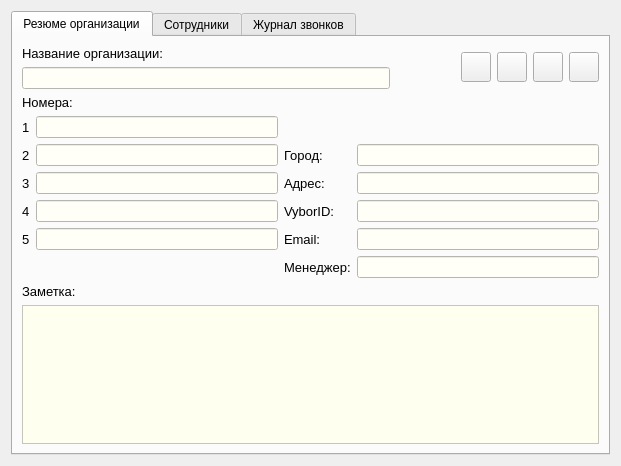
<?xml version="1.0" encoding="UTF-8"?>
<ui version="4.0">
 <class>ViewOrgContactDialog</class>
 <widget class="QDialog" name="ViewOrgContactDialog">
  <property name="geometry">
   <rect>
    <x>0</x>
    <y>0</y>
    <width>621</width>
    <height>466</height>
   </rect>
  </property>
  <property name="minimumSize">
   <size>
    <width>0</width>
    <height>0</height>
   </size>
  </property>
  <property name="maximumSize">
   <size>
    <width>16777215</width>
    <height>16777215</height>
   </size>
  </property>
  <property name="windowTitle">
   <string>Резюме организации</string>
  </property>
  <property name="windowIcon">
   <iconset resource="images.qrc">
    <normaloff>:/images/outcall-logo.png</normaloff>:/images/outcall-logo.png</iconset>
  </property>
  <layout class="QGridLayout" name="gridLayout_10">
   <item row="0" column="0">
    <widget class="QTabWidget" name="tabWidget_2">
     <property name="maximumSize">
      <size>
       <width>16777215</width>
       <height>16777215</height>
      </size>
     </property>
     <property name="focusPolicy">
      <enum>Qt::TabFocus</enum>
     </property>
     <property name="currentIndex">
      <number>0</number>
     </property>
     <widget class="QWidget" name="tab">
      <attribute name="title">
       <string>Резюме организации</string>
      </attribute>
      <layout class="QGridLayout" name="gridLayout_3">
       <item row="0" column="0">
        <layout class="QGridLayout" name="gridLayout_7">
         <item row="0" column="2">
          <widget class="QPushButton" name="callButton">
           <property name="minimumSize">
            <size>
             <width>30</width>
             <height>30</height>
            </size>
           </property>
           <property name="maximumSize">
            <size>
             <width>30</width>
             <height>30</height>
            </size>
           </property>
           <property name="focusPolicy">
            <enum>Qt::StrongFocus</enum>
           </property>
           <property name="toolTip">
            <string>Позвонить</string>
           </property>
           <property name="text">
            <string/>
           </property>
           <property name="icon">
            <iconset resource="images.qrc">
             <normaloff>:/images/makeCall.png</normaloff>:/images/makeCall.png</iconset>
           </property>
           <property name="iconSize">
            <size>
             <width>27</width>
             <height>27</height>
            </size>
           </property>
           <property name="autoDefault">
            <bool>false</bool>
           </property>
          </widget>
         </item>
         <item row="0" column="4">
          <widget class="QPushButton" name="addReminderButton">
           <property name="minimumSize">
            <size>
             <width>30</width>
             <height>30</height>
            </size>
           </property>
           <property name="maximumSize">
            <size>
             <width>30</width>
             <height>30</height>
            </size>
           </property>
           <property name="focusPolicy">
            <enum>Qt::StrongFocus</enum>
           </property>
           <property name="toolTip">
            <string>Добавить напоминание</string>
           </property>
           <property name="text">
            <string/>
           </property>
           <property name="icon">
            <iconset resource="images.qrc">
             <normaloff>:/images/reminders.png</normaloff>:/images/reminders.png</iconset>
           </property>
           <property name="iconSize">
            <size>
             <width>27</width>
             <height>27</height>
            </size>
           </property>
           <property name="autoDefault">
            <bool>false</bool>
           </property>
          </widget>
         </item>
         <item row="0" column="3">
          <widget class="QPushButton" name="openAccessButton">
           <property name="minimumSize">
            <size>
             <width>30</width>
             <height>30</height>
            </size>
           </property>
           <property name="maximumSize">
            <size>
             <width>30</width>
             <height>30</height>
            </size>
           </property>
           <property name="toolTip">
            <string>Заказы</string>
           </property>
           <property name="text">
            <string/>
           </property>
           <property name="icon">
            <iconset resource="images.qrc">
             <normaloff>:/images/orders.png</normaloff>:/images/orders.png</iconset>
           </property>
           <property name="iconSize">
            <size>
             <width>27</width>
             <height>27</height>
            </size>
           </property>
           <property name="autoDefault">
            <bool>false</bool>
           </property>
          </widget>
         </item>
         <item row="0" column="1">
          <spacer name="horizontalSpacer">
           <property name="orientation">
            <enum>Qt::Horizontal</enum>
           </property>
           <property name="sizeHint" stdset="0">
            <size>
             <width>149</width>
             <height>41</height>
            </size>
           </property>
          </spacer>
         </item>
         <item row="0" column="6">
          <widget class="QPushButton" name="editButton">
           <property name="minimumSize">
            <size>
             <width>30</width>
             <height>30</height>
            </size>
           </property>
           <property name="maximumSize">
            <size>
             <width>30</width>
             <height>30</height>
            </size>
           </property>
           <property name="focusPolicy">
            <enum>Qt::StrongFocus</enum>
           </property>
           <property name="toolTip">
            <string>Редактировать контакт</string>
           </property>
           <property name="text">
            <string/>
           </property>
           <property name="icon">
            <iconset resource="images.qrc">
             <normaloff>:/images/edit.png</normaloff>:/images/edit.png</iconset>
           </property>
           <property name="iconSize">
            <size>
             <width>27</width>
             <height>27</height>
            </size>
           </property>
           <property name="autoDefault">
            <bool>false</bool>
           </property>
          </widget>
         </item>
         <item row="0" column="0">
          <layout class="QGridLayout" name="gridLayout_2">
           <item row="1" column="0">
            <widget class="QLineEdit" name="orgName">
             <property name="minimumSize">
              <size>
               <width>368</width>
               <height>0</height>
              </size>
             </property>
             <property name="styleSheet">
              <string notr="true">*{
background-color: #fffff8;
}</string>
             </property>
             <property name="readOnly">
              <bool>true</bool>
             </property>
            </widget>
           </item>
           <item row="0" column="0">
            <widget class="QLabel" name="label_3">
             <property name="font">
              <font>
               <pointsize>10</pointsize>
              </font>
             </property>
             <property name="text">
              <string>Название организации:</string>
             </property>
            </widget>
           </item>
          </layout>
         </item>
        </layout>
       </item>
       <item row="1" column="0">
        <layout class="QGridLayout" name="gridLayout">
         <item row="3" column="2">
          <widget class="QLabel" name="label_10">
           <property name="font">
            <font>
             <pointsize>10</pointsize>
            </font>
           </property>
           <property name="text">
            <string>Адрес:</string>
           </property>
          </widget>
         </item>
         <item row="4" column="1">
          <widget class="QLineEdit" name="fourthNumber">
           <property name="styleSheet">
            <string notr="true">*{
background-color: #fffff8;
}</string>
           </property>
           <property name="readOnly">
            <bool>true</bool>
           </property>
          </widget>
         </item>
         <item row="4" column="2">
          <widget class="QLabel" name="label_11">
           <property name="font">
            <font>
             <pointsize>10</pointsize>
            </font>
           </property>
           <property name="text">
            <string>VyborID:</string>
           </property>
          </widget>
         </item>
         <item row="1" column="0">
          <widget class="QLabel" name="label_6">
           <property name="font">
            <font>
             <pointsize>10</pointsize>
            </font>
           </property>
           <property name="text">
            <string>1</string>
           </property>
          </widget>
         </item>
         <item row="5" column="2">
          <widget class="QLabel" name="label_12">
           <property name="font">
            <font>
             <pointsize>10</pointsize>
            </font>
           </property>
           <property name="text">
            <string>Email:</string>
           </property>
          </widget>
         </item>
         <item row="2" column="3">
          <widget class="QLineEdit" name="city">
           <property name="styleSheet">
            <string notr="true">*{
background-color: #fffff8;
}</string>
           </property>
           <property name="readOnly">
            <bool>true</bool>
           </property>
          </widget>
         </item>
         <item row="4" column="0">
          <widget class="QLabel" name="label_18">
           <property name="font">
            <font>
             <pointsize>10</pointsize>
            </font>
           </property>
           <property name="text">
            <string>4</string>
           </property>
          </widget>
         </item>
         <item row="0" column="0" colspan="2">
          <widget class="QLabel" name="label_5">
           <property name="font">
            <font>
             <pointsize>10</pointsize>
            </font>
           </property>
           <property name="text">
            <string>Номера:</string>
           </property>
          </widget>
         </item>
         <item row="5" column="3">
          <widget class="QLineEdit" name="email">
           <property name="styleSheet">
            <string notr="true">*{
background-color: #fffff8;
}</string>
           </property>
           <property name="readOnly">
            <bool>true</bool>
           </property>
          </widget>
         </item>
         <item row="4" column="3">
          <widget class="QLineEdit" name="vyborId">
           <property name="styleSheet">
            <string notr="true">*{
background-color: #fffff8;
}</string>
           </property>
           <property name="readOnly">
            <bool>true</bool>
           </property>
          </widget>
         </item>
         <item row="3" column="3">
          <widget class="QLineEdit" name="address">
           <property name="styleSheet">
            <string notr="true">*{
background-color: #fffff8;
}</string>
           </property>
           <property name="readOnly">
            <bool>true</bool>
           </property>
          </widget>
         </item>
         <item row="2" column="1">
          <widget class="QLineEdit" name="secondNumber">
           <property name="styleSheet">
            <string notr="true">*{
background-color: #fffff8;
}</string>
           </property>
           <property name="readOnly">
            <bool>true</bool>
           </property>
          </widget>
         </item>
         <item row="3" column="1">
          <widget class="QLineEdit" name="thirdNumber">
           <property name="styleSheet">
            <string notr="true">*{
background-color: #fffff8;
}</string>
           </property>
           <property name="readOnly">
            <bool>true</bool>
           </property>
          </widget>
         </item>
         <item row="6" column="3">
          <widget class="QLineEdit" name="employe">
           <property name="styleSheet">
            <string notr="true">*{
background-color: #fffff8;
}</string>
           </property>
           <property name="readOnly">
            <bool>true</bool>
           </property>
          </widget>
         </item>
         <item row="3" column="0">
          <widget class="QLabel" name="label_8">
           <property name="font">
            <font>
             <pointsize>10</pointsize>
            </font>
           </property>
           <property name="text">
            <string>3</string>
           </property>
          </widget>
         </item>
         <item row="5" column="1">
          <widget class="QLineEdit" name="fifthNumber">
           <property name="styleSheet">
            <string notr="true">*{
background-color: #fffff8;
}</string>
           </property>
           <property name="readOnly">
            <bool>true</bool>
           </property>
          </widget>
         </item>
         <item row="5" column="0">
          <widget class="QLabel" name="label_19">
           <property name="font">
            <font>
             <pointsize>10</pointsize>
            </font>
           </property>
           <property name="text">
            <string>5</string>
           </property>
          </widget>
         </item>
         <item row="2" column="0">
          <widget class="QLabel" name="label_7">
           <property name="font">
            <font>
             <pointsize>10</pointsize>
            </font>
           </property>
           <property name="text">
            <string>2</string>
           </property>
          </widget>
         </item>
         <item row="1" column="1">
          <widget class="QLineEdit" name="firstNumber">
           <property name="styleSheet">
            <string notr="true">*{
background-color: #fffff8;
}</string>
           </property>
           <property name="readOnly">
            <bool>true</bool>
           </property>
          </widget>
         </item>
         <item row="6" column="2">
          <widget class="QLabel" name="label_15">
           <property name="font">
            <font>
             <pointsize>10</pointsize>
            </font>
           </property>
           <property name="text">
            <string>Менеджер:</string>
           </property>
          </widget>
         </item>
         <item row="2" column="2">
          <widget class="QLabel" name="label_9">
           <property name="font">
            <font>
             <pointsize>10</pointsize>
            </font>
           </property>
           <property name="text">
            <string>Город:</string>
           </property>
          </widget>
         </item>
        </layout>
       </item>
       <item row="2" column="0">
        <layout class="QGridLayout" name="gridLayout_4">
         <item row="0" column="0">
          <widget class="QLabel" name="label_17">
           <property name="font">
            <font>
             <pointsize>10</pointsize>
            </font>
           </property>
           <property name="text">
            <string>Заметка:</string>
           </property>
          </widget>
         </item>
         <item row="1" column="0" colspan="3">
          <widget class="QTextEdit" name="comment">
           <property name="focusPolicy">
            <enum>Qt::StrongFocus</enum>
           </property>
           <property name="styleSheet">
            <string notr="true">*{
background-color: #fffff0;
}</string>
           </property>
           <property name="undoRedoEnabled">
            <bool>false</bool>
           </property>
           <property name="readOnly">
            <bool>true</bool>
           </property>
          </widget>
         </item>
        </layout>
       </item>
      </layout>
     </widget>
     <widget class="QWidget" name="tab_2">
      <attribute name="title">
       <string>Сотрудники</string>
      </attribute>
      <layout class="QGridLayout" name="gridLayout_6">
       <item row="0" column="0">
        <widget class="QWidget" name="widget" native="true">
         <property name="minimumSize">
          <size>
           <width>0</width>
           <height>0</height>
          </size>
         </property>
         <layout class="QGridLayout" name="gridLayout_9">
          <item row="0" column="0">
           <layout class="QGridLayout" name="gridLayout_8">
            <item row="0" column="0">
             <layout class="QHBoxLayout" name="horizontalLayout_2">
              <property name="bottomMargin">
               <number>6</number>
              </property>
              <item>
               <widget class="QComboBox" name="comboBox">
                <property name="minimumSize">
                 <size>
                  <width>190</width>
                  <height>27</height>
                 </size>
                </property>
                <property name="font">
                 <font>
                  <pointsize>10</pointsize>
                 </font>
                </property>
                <property name="focusPolicy">
                 <enum>Qt::StrongFocus</enum>
                </property>
                <property name="acceptDrops">
                 <bool>false</bool>
                </property>
                <property name="toolTip">
                 <string>Выберите столбец поиска</string>
                </property>
                <property name="whatsThis">
                 <string>Выберите столбец поиска</string>
                </property>
                <property name="autoFillBackground">
                 <bool>false</bool>
                </property>
                <property name="inputMethodHints">
                 <set>Qt::ImhNone</set>
                </property>
                <item>
                 <property name="text">
                  <string>Поиск по ФИО</string>
                 </property>
                </item>
                <item>
                 <property name="text">
                  <string>Поиск по номеру телефона</string>
                 </property>
                </item>
                <item>
                 <property name="text">
                  <string>Поиск по заметке</string>
                 </property>
                </item>
               </widget>
              </item>
              <item>
               <layout class="QHBoxLayout" name="horizontalLayout">
                <item>
                 <widget class="QLineEdit" name="lineEdit">
                  <property name="minimumSize">
                   <size>
                    <width>100</width>
                    <height>27</height>
                   </size>
                  </property>
                  <property name="maximumSize">
                   <size>
                    <width>230</width>
                    <height>16777215</height>
                   </size>
                  </property>
                  <property name="font">
                   <font>
                    <pointsize>10</pointsize>
                   </font>
                  </property>
                  <property name="cursor">
                   <cursorShape>IBeamCursor</cursorShape>
                  </property>
                  <property name="focusPolicy">
                   <enum>Qt::StrongFocus</enum>
                  </property>
                  <property name="toolTip">
                   <string>Поиск по таблице</string>
                  </property>
                  <property name="whatsThis">
                   <string>Поиск по таблице</string>
                  </property>
                  <property name="placeholderText">
                   <string>Поиск</string>
                  </property>
                 </widget>
                </item>
                <item>
                 <widget class="QPushButton" name="searchButton">
                  <property name="minimumSize">
                   <size>
                    <width>27</width>
                    <height>27</height>
                   </size>
                  </property>
                  <property name="maximumSize">
                   <size>
                    <width>27</width>
                    <height>27</height>
                   </size>
                  </property>
                  <property name="font">
                   <font>
                    <pointsize>10</pointsize>
                   </font>
                  </property>
                  <property name="focusPolicy">
                   <enum>Qt::StrongFocus</enum>
                  </property>
                  <property name="toolTip">
                   <string>Поиск</string>
                  </property>
                  <property name="text">
                   <string/>
                  </property>
                  <property name="icon">
                   <iconset resource="images.qrc">
                    <normaloff>:/images/search.png</normaloff>:/images/search.png</iconset>
                  </property>
                  <property name="iconSize">
                   <size>
                    <width>24</width>
                    <height>24</height>
                   </size>
                  </property>
                  <property name="autoDefault">
                   <bool>false</bool>
                  </property>
                 </widget>
                </item>
                <item>
                 <spacer name="horizontalSpacer_2">
                  <property name="orientation">
                   <enum>Qt::Horizontal</enum>
                  </property>
                  <property name="sizeHint" stdset="0">
                   <size>
                    <width>35</width>
                    <height>20</height>
                   </size>
                  </property>
                 </spacer>
                </item>
                <item>
                 <widget class="QPushButton" name="addPersonToOrg">
                  <property name="minimumSize">
                   <size>
                    <width>27</width>
                    <height>27</height>
                   </size>
                  </property>
                  <property name="maximumSize">
                   <size>
                    <width>27</width>
                    <height>27</height>
                   </size>
                  </property>
                  <property name="font">
                   <font>
                    <pointsize>10</pointsize>
                   </font>
                  </property>
                  <property name="focusPolicy">
                   <enum>Qt::StrongFocus</enum>
                  </property>
                  <property name="toolTip">
                   <string>Добавить сотрудника</string>
                  </property>
                  <property name="text">
                   <string/>
                  </property>
                  <property name="icon">
                   <iconset resource="images.qrc">
                    <normaloff>:/images/addPerson.png</normaloff>:/images/addPerson.png</iconset>
                  </property>
                  <property name="iconSize">
                   <size>
                    <width>30</width>
                    <height>30</height>
                   </size>
                  </property>
                  <property name="autoDefault">
                   <bool>false</bool>
                  </property>
                 </widget>
                </item>
               </layout>
              </item>
             </layout>
            </item>
            <item row="1" column="0">
             <widget class="QTableView" name="tableView">
              <property name="maximumSize">
               <size>
                <width>16777215</width>
                <height>16777215</height>
               </size>
              </property>
              <property name="focusPolicy">
               <enum>Qt::NoFocus</enum>
              </property>
              <property name="styleSheet">
               <string notr="true">QTableView { selection-color: black; selection-background-color: #18B7FF; }</string>
              </property>
              <property name="selectionBehavior">
               <enum>QAbstractItemView::SelectRows</enum>
              </property>
              <property name="sortingEnabled">
               <bool>false</bool>
              </property>
             </widget>
            </item>
           </layout>
          </item>
         </layout>
        </widget>
       </item>
      </layout>
     </widget>
     <widget class="QWidget" name="tab_3">
      <attribute name="title">
       <string>Журнал звонков</string>
      </attribute>
      <layout class="QGridLayout" name="gridLayout_12">
       <item row="0" column="0">
        <layout class="QGridLayout" name="gridLayout_11">
         <item row="0" column="3">
          <widget class="QLabel" name="label_14">
           <property name="text">
            <string> дней</string>
           </property>
          </widget>
         </item>
         <item row="0" column="1">
          <widget class="QLabel" name="label_13">
           <property name="text">
            <string>Показать звонки за последние:</string>
           </property>
          </widget>
         </item>
         <item row="0" column="2">
          <widget class="QComboBox" name="comboBox_days">
           <item>
            <property name="text">
             <string>7</string>
            </property>
           </item>
           <item>
            <property name="text">
             <string>14</string>
            </property>
           </item>
           <item>
            <property name="text">
             <string>30</string>
            </property>
           </item>
          </widget>
         </item>
         <item row="0" column="0">
          <spacer name="horizontalSpacer_3">
           <property name="orientation">
            <enum>Qt::Horizontal</enum>
           </property>
           <property name="sizeHint" stdset="0">
            <size>
             <width>40</width>
             <height>20</height>
            </size>
           </property>
          </spacer>
         </item>
        </layout>
       </item>
       <item row="1" column="0">
        <widget class="QTabWidget" name="tabWidget">
         <property name="minimumSize">
          <size>
           <width>0</width>
           <height>0</height>
          </size>
         </property>
         <property name="maximumSize">
          <size>
           <width>16777215</width>
           <height>21</height>
          </size>
         </property>
         <property name="currentIndex">
          <number>0</number>
         </property>
         <widget class="QWidget" name="tab_4">
          <attribute name="title">
           <string>Все звонки</string>
          </attribute>
         </widget>
         <widget class="QWidget" name="tab_5">
          <attribute name="title">
           <string>Пропущенные</string>
          </attribute>
         </widget>
         <widget class="QWidget" name="tab_6">
          <attribute name="title">
           <string>Входящие</string>
          </attribute>
         </widget>
         <widget class="QWidget" name="tab_7">
          <attribute name="title">
           <string>Исходящие</string>
          </attribute>
         </widget>
        </widget>
       </item>
       <item row="2" column="0">
        <widget class="QTableView" name="tableView_2">
         <property name="focusPolicy">
          <enum>Qt::NoFocus</enum>
         </property>
         <property name="styleSheet">
          <string notr="true">QTableView { selection-color: black; selection-background-color: #18B7FF; }</string>
         </property>
         <property name="selectionMode">
          <enum>QAbstractItemView::ExtendedSelection</enum>
         </property>
         <property name="selectionBehavior">
          <enum>QAbstractItemView::SelectRows</enum>
         </property>
        </widget>
       </item>
       <item row="3" column="0">
        <layout class="QGridLayout" name="gridLayout_13">
         <item row="0" column="0">
          <layout class="QHBoxLayout" name="horizontalLayout_3">
           <item>
            <widget class="QPushButton" name="previousStartButton">
             <property name="minimumSize">
              <size>
               <width>0</width>
               <height>27</height>
              </size>
             </property>
             <property name="maximumSize">
              <size>
               <width>40</width>
               <height>16777215</height>
              </size>
             </property>
             <property name="font">
              <font>
               <pointsize>11</pointsize>
              </font>
             </property>
             <property name="focusPolicy">
              <enum>Qt::StrongFocus</enum>
             </property>
             <property name="text">
              <string>◄◄</string>
             </property>
             <property name="autoDefault">
              <bool>false</bool>
             </property>
            </widget>
           </item>
           <item>
            <widget class="QPushButton" name="previousButton">
             <property name="minimumSize">
              <size>
               <width>0</width>
               <height>27</height>
              </size>
             </property>
             <property name="maximumSize">
              <size>
               <width>25</width>
               <height>16777215</height>
              </size>
             </property>
             <property name="font">
              <font>
               <pointsize>11</pointsize>
              </font>
             </property>
             <property name="focusPolicy">
              <enum>Qt::StrongFocus</enum>
             </property>
             <property name="text">
              <string>◄</string>
             </property>
             <property name="autoDefault">
              <bool>false</bool>
             </property>
            </widget>
           </item>
           <item>
            <widget class="QLineEdit" name="lineEdit_page">
             <property name="enabled">
              <bool>true</bool>
             </property>
             <property name="minimumSize">
              <size>
               <width>0</width>
               <height>27</height>
              </size>
             </property>
             <property name="maximumSize">
              <size>
               <width>40</width>
               <height>16777215</height>
              </size>
             </property>
             <property name="font">
              <font>
               <pointsize>10</pointsize>
              </font>
             </property>
             <property name="focusPolicy">
              <enum>Qt::StrongFocus</enum>
             </property>
             <property name="alignment">
              <set>Qt::AlignCenter</set>
             </property>
            </widget>
           </item>
           <item>
            <widget class="QLabel" name="label_pages">
             <property name="text">
              <string/>
             </property>
            </widget>
           </item>
           <item>
            <widget class="QPushButton" name="nextButton">
             <property name="minimumSize">
              <size>
               <width>0</width>
               <height>27</height>
              </size>
             </property>
             <property name="maximumSize">
              <size>
               <width>25</width>
               <height>16777215</height>
              </size>
             </property>
             <property name="font">
              <font>
               <pointsize>11</pointsize>
              </font>
             </property>
             <property name="focusPolicy">
              <enum>Qt::StrongFocus</enum>
             </property>
             <property name="text">
              <string>►</string>
             </property>
             <property name="autoDefault">
              <bool>false</bool>
             </property>
            </widget>
           </item>
           <item>
            <widget class="QPushButton" name="nextEndButton">
             <property name="minimumSize">
              <size>
               <width>0</width>
               <height>27</height>
              </size>
             </property>
             <property name="maximumSize">
              <size>
               <width>40</width>
               <height>16777215</height>
              </size>
             </property>
             <property name="font">
              <font>
               <pointsize>11</pointsize>
              </font>
             </property>
             <property name="focusPolicy">
              <enum>Qt::StrongFocus</enum>
             </property>
             <property name="text">
              <string>►►</string>
             </property>
             <property name="autoDefault">
              <bool>false</bool>
             </property>
            </widget>
           </item>
           <item>
            <widget class="QComboBox" name="comboBox_list">
             <item>
              <property name="text">
               <string>10</string>
              </property>
             </item>
            </widget>
           </item>
           <item>
            <spacer name="horizontalSpacer_5">
             <property name="orientation">
              <enum>Qt::Horizontal</enum>
             </property>
             <property name="sizeHint" stdset="0">
              <size>
               <width>40</width>
               <height>20</height>
              </size>
             </property>
            </spacer>
           </item>
          </layout>
         </item>
         <item row="0" column="2">
          <layout class="QGridLayout" name="gridLayout_5">
           <item row="0" column="0">
            <widget class="QPushButton" name="playAudio">
             <property name="minimumSize">
              <size>
               <width>27</width>
               <height>27</height>
              </size>
             </property>
             <property name="maximumSize">
              <size>
               <width>27</width>
               <height>27</height>
              </size>
             </property>
             <property name="font">
              <font>
               <pointsize>9</pointsize>
              </font>
             </property>
             <property name="contextMenuPolicy">
              <enum>Qt::DefaultContextMenu</enum>
             </property>
             <property name="toolTip">
              <string>Прослушать запись звонка</string>
             </property>
             <property name="text">
              <string/>
             </property>
             <property name="icon">
              <iconset resource="images.qrc">
               <normaloff>:/images/listeningToCallRecording.png</normaloff>:/images/listeningToCallRecording.png</iconset>
             </property>
             <property name="iconSize">
              <size>
               <width>21</width>
               <height>21</height>
              </size>
             </property>
             <property name="autoDefault">
              <bool>false</bool>
             </property>
            </widget>
           </item>
           <item row="0" column="1">
            <widget class="QPushButton" name="playAudioPhone">
             <property name="minimumSize">
              <size>
               <width>27</width>
               <height>27</height>
              </size>
             </property>
             <property name="maximumSize">
              <size>
               <width>27</width>
               <height>27</height>
              </size>
             </property>
             <property name="toolTip">
              <string>Прослушать запись звонка на телефоне</string>
             </property>
             <property name="text">
              <string/>
             </property>
             <property name="icon">
              <iconset resource="images.qrc">
               <normaloff>:/images/listeningToCallOnPhone.png</normaloff>:/images/listeningToCallOnPhone.png</iconset>
             </property>
             <property name="iconSize">
              <size>
               <width>23</width>
               <height>23</height>
              </size>
             </property>
             <property name="autoDefault">
              <bool>false</bool>
             </property>
            </widget>
           </item>
          </layout>
         </item>
         <item row="0" column="1">
          <spacer name="horizontalSpacer_4">
           <property name="orientation">
            <enum>Qt::Horizontal</enum>
           </property>
           <property name="sizeHint" stdset="0">
            <size>
             <width>40</width>
             <height>20</height>
            </size>
           </property>
          </spacer>
         </item>
        </layout>
       </item>
      </layout>
     </widget>
    </widget>
   </item>
  </layout>
 </widget>
 <tabstops>
  <tabstop>tabWidget_2</tabstop>
  <tabstop>orgName</tabstop>
  <tabstop>callButton</tabstop>
  <tabstop>openAccessButton</tabstop>
  <tabstop>addReminderButton</tabstop>
  <tabstop>editButton</tabstop>
  <tabstop>firstNumber</tabstop>
  <tabstop>secondNumber</tabstop>
  <tabstop>thirdNumber</tabstop>
  <tabstop>fourthNumber</tabstop>
  <tabstop>fifthNumber</tabstop>
  <tabstop>city</tabstop>
  <tabstop>address</tabstop>
  <tabstop>vyborId</tabstop>
  <tabstop>email</tabstop>
  <tabstop>comment</tabstop>
  <tabstop>comboBox</tabstop>
  <tabstop>lineEdit</tabstop>
  <tabstop>searchButton</tabstop>
  <tabstop>addPersonToOrg</tabstop>
  <tabstop>comboBox_days</tabstop>
  <tabstop>tabWidget</tabstop>
  <tabstop>previousStartButton</tabstop>
  <tabstop>previousButton</tabstop>
  <tabstop>lineEdit_page</tabstop>
  <tabstop>nextButton</tabstop>
  <tabstop>nextEndButton</tabstop>
  <tabstop>comboBox_list</tabstop>
  <tabstop>playAudio</tabstop>
  <tabstop>playAudioPhone</tabstop>
  <tabstop>tableView_2</tabstop>
 </tabstops>
 <resources>
  <include location="images.qrc"/>
 </resources>
 <connections/>
</ui>
